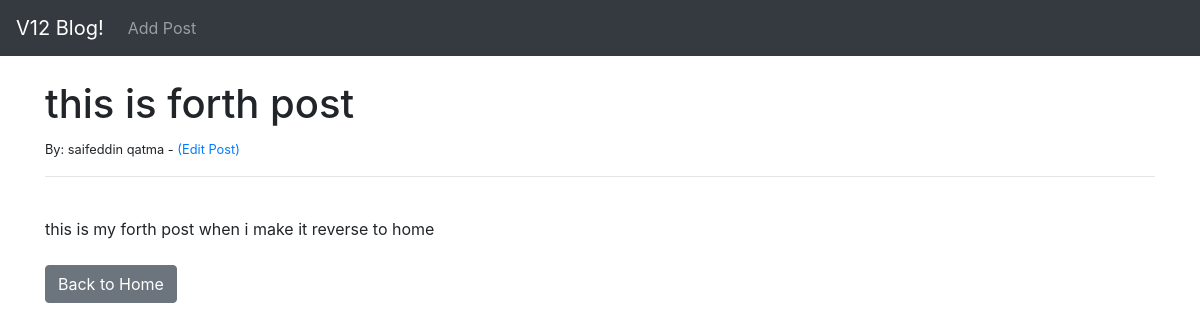
The page /article/5/ on the database its author committed.
### theblog/models.py (models this page shows, shortened)
class Post(models.Model):
    title = models.CharField(max_length=250)
    title_tag = models.CharField(max_length=250)
    author = models.ForeignKey(User, on_delete=models.CASCADE)
    body = models.TextField()

### theblog/views.py (the view)
# urls.py: path('article/<int:pk>/', ArticleDetailView.as_view(), name='article-detail'),
class ArticleDetailView(DetailView):
    model = Post
    template_name = 'article_details.html'

### theblog/templates/article_details.html (shortened to what this page needs)
{% extends 'base.html' %}
{% block content %}
<h1>{{ post.title}}</h1>
<small>By: {{ post.author.first_name }} {{ post.author.last_name }} - <a href="{% url 'update_post' post.pk %}">(Edit Post)</a></small><br/>
    <hr>
    <br/>
    {{ post.body }}
    <br/><br/>
    <a href="{% url 'home' %}" class="btn btn-secondary">Back to Home</a>
    {% endblock %}

### rows shown on the page
Post: title "this is forth post", author.first_name "saifeddin", author.last_name "qatma", body "this is my forth post when i make it reverse to home"
